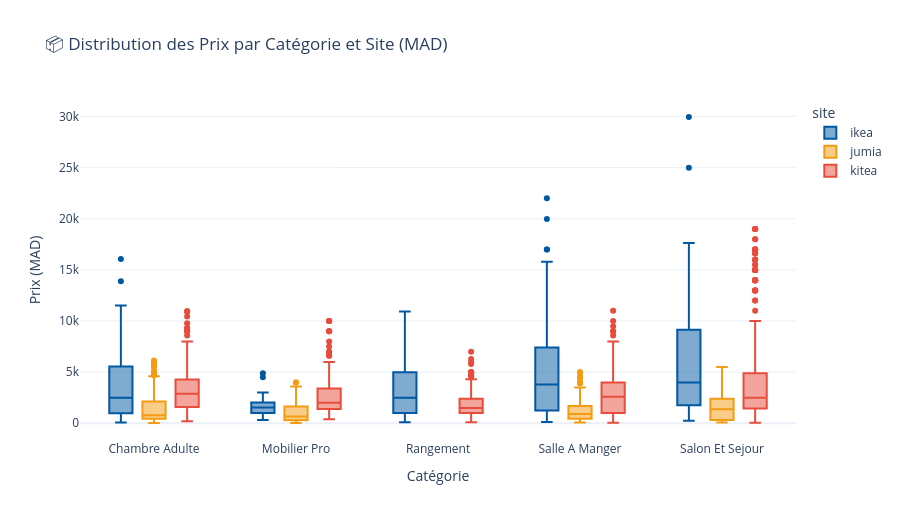

Source (notebook cell):
### Code cell
fig_box = px.box(df_clean, x='categorie', y='prix', color='site',
    color_discrete_map=COLORS,
    title='📦 Distribution des Prix par Catégorie et Site (MAD)',
    labels={'prix':'Prix (MAD)','categorie':'Catégorie'},
    template='plotly_white')
fig_box.update_layout(height=520)
fig_box.show()
with open(os.path.join(OUTPUTS_DIR, 'fig_boxplot.json'),'w') as f: f.write(fig_box.to_json())
print("✅ fig_boxplot.json sauvegardé")

### Figure 1 — Plotly figure (JSON) as saved in the notebook; plotly's stock layout.template omitted (floating-point values rounded to 4 significant figures; data arrays with more than 128 entries replaced by an {"elided": "..."} marker saying what was removed)
{"data": [{"alignmentgroup": "True", "hovertemplate": "site=ikea<br>Catégorie=%{x}<br>Prix (MAD)=%{y}<extra></extra>", "legendgroup": "ikea", "marker": {"color": "#0058A3"}, "name": "ikea", "notched": false, "offsetgroup": "ikea", "orientation": "v", "showlegend": true, "type": "box", "x": {"elided": "307 str values"}, "x0": " ", "xaxis": "x", "y": {"elided": "307 float values"}, "y0": " ", "yaxis": "y"}, {"alignmentgroup": "True", "hovertemplate": "site=jumia<br>Catégorie=%{x}<br>Prix (MAD)=%{y}<extra></extra>", "legendgroup": "jumia", "marker": {"color": "#F39C12"}, "name": "jumia", "notched": false, "offsetgroup": "jumia", "orientation": "v", "showlegend": true, "type": "box", "x": {"elided": "1128 str values"}, "x0": " ", "xaxis": "x", "y": {"elided": "1128 float values"}, "y0": " ", "yaxis": "y"}, {"alignmentgroup": "True", "hovertemplate": "site=kitea<br>Catégorie=%{x}<br>Prix (MAD)=%{y}<extra></extra>", "legendgroup": "kitea", "marker": {"color": "#E74C3C"}, "name": "kitea", "notched": false, "offsetgroup": "kitea", "orientation": "v", "showlegend": true, "type": "box", "x": {"elided": "1212 str values"}, "x0": " ", "xaxis": "x", "y": {"elided": "1212 float values"}, "y0": " ", "yaxis": "y"}], "layout": {"boxmode": "group", "height": 520, "legend": {"title": {"text": "site"}, "tracegroupgap": 0}, "title": {"text": "📦 Distribution des Prix par Catégorie et Site (MAD)"}, "xaxis": {"anchor": "y", "domain": [0, 1], "title": {"text": "Catégorie"}}, "yaxis": {"anchor": "x", "domain": [0, 1], "title": {"text": "Prix (MAD)"}}}}
